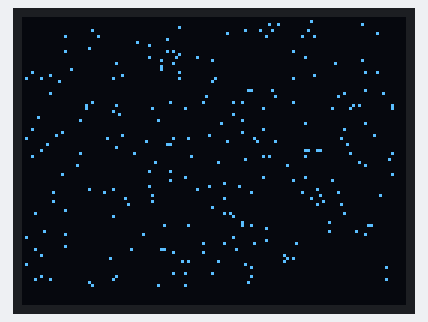
Simulated run of this sketch. Board: Arduino Uno, built with avr-gcc and run on an emulated ATmega328P. On the bench: 128×96 one-colour display. Random numbers use the default seed unless the sketch sets one.

Above: at 0.45 s.
At 5.25 s:
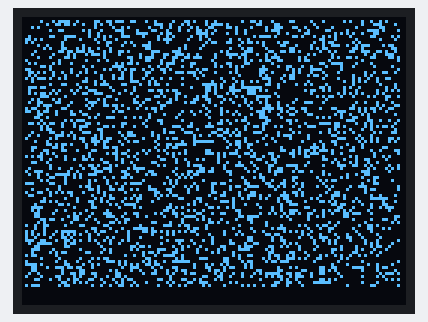
At 10.06 s:
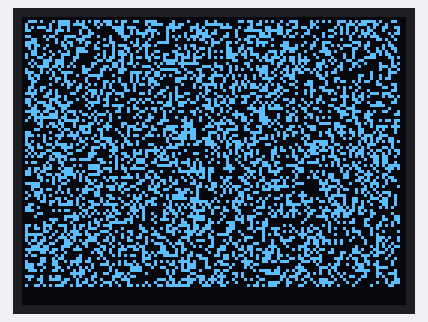
At 19.97 s:
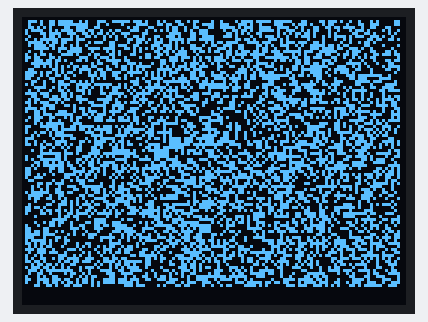
At 29.88 s:
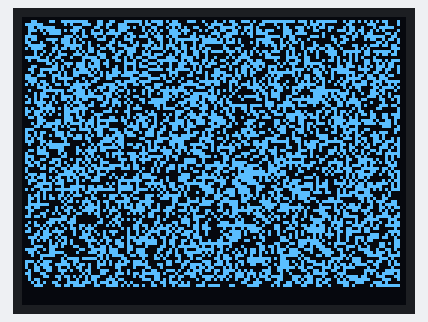
At 39.8 s:
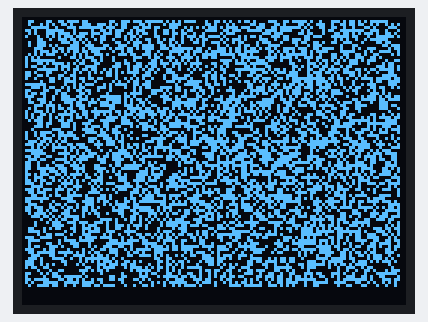

The sketch:

dots.ino
```cpp
#include <TVout.h>
#include <fontALL.h>
// ****************************************************

TVout TV;

int leftAndRight = random(1, 100), upAndDown = random(1, 80);
int lnrCount = 1, undCount = 1;

float x = 63;   // x location
float y = 0;     // y location
float height = 90;

float speed = 0;   // speed

float gravity = 0.1;

void setup() {
  TV.begin(NTSC);  //for devices with only 1k sram(m168) use TV.begin(_NTSC,128,56)
  //TV.begin(_NTSC,128,56);
  randomSeed(analogRead(0));

  TV.clear_screen();

}

void loop() {
  //randomDot();
  randomDotStay();
}

void randomDot() {
x = random(1, 126);
y = random(1, 90);

  TV.set_pixel(x, y, 2);
  TV.delay(222);
  TV.set_pixel(x, y, 2);


}

void randomDotStay() {
x = random(1, 126);
y = random(1, 90);

  TV.set_pixel(x, y, 2);
  TV.delay(1);


}
```
